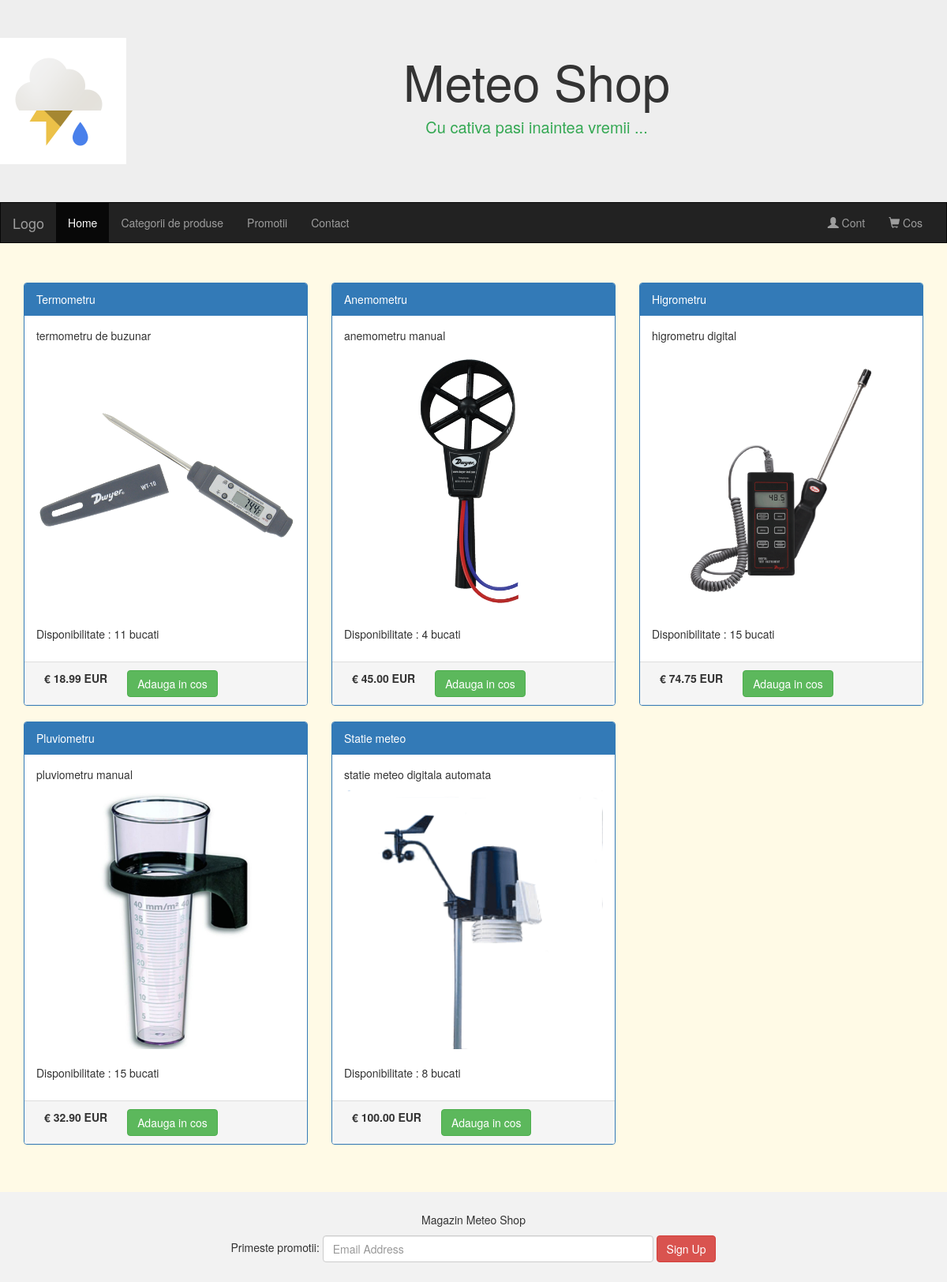
Page /meteoshop_client/index.php on the committed database.
### tables this page shows
CREATE TABLE `produse` (
  `id` int(11) NOT NULL,
  `nume` varchar(200) NOT NULL,
  `descriere` text NOT NULL,
  `imagine` varchar(255) NOT NULL,
  `pret` float(10,2) NOT NULL,
  `cantitate` int(7) NOT NULL,
  `creat` datetime NOT NULL,
  `modificat` datetime NOT NULL,
  `statut` enum('1','0') NOT NULL DEFAULT '1'
);

### meteoshop_client/index.php (the view, shortened to what this page needs)
<?php
include 'configDataBase.php';
?>
<!DOCTYPE html>
<html lang="en">
<head>
  <link rel="stylesheet" href="https://maxcdn.bootstrapcdn.com/bootstrap/3.3.7/css/bootstrap.min.css">
</head>
<body style="background-color: #fffae6;">
<div class="jumbotron">
    <div style="display:flex;">
      <img src="images/meteo.gif" width="160" height="160" frameBorder="0" >
      <div class="container text-center">
        <h1>Meteo Shop</h1>
        <p style="color: #34a853; font-size: 20px;">Cu cativa pasi inaintea vremii ...</p>
      </div>
    </div>
</div>
<nav class="navbar navbar-inverse">
  <div class="container-fluid">
    <div class="navbar-header">
      <a class="navbar-brand" href="#" title="todo">Logo</a>
    </div>
    <div class="collapse navbar-collapse" id="myNavbar">
      <ul class="nav navbar-nav">
        <li class="active" title="Cumparaturi"><a href="#">Home</a></li>
        <li><a href="#" title="todo">Categorii de produse</a></li>
        <li><a href="#" title="todo">Promotii</a></li>
        <li><a href="#" title="todo">Contact</a></li>
      </ul>
      <ul class="nav navbar-nav navbar-right">
        <li><a href="#" title="todo"><span class="glyphicon glyphicon-user"></span> Cont</a></li>
        <li><a href="cos.php" title="Cos cumparaturi"><span class="glyphicon glyphicon-shopping-cart"></span> Cos</a></li>
      </ul>
    </div>
  </div>
</nav>
<div class="container" style="background-color: #fffae6;">
  <div class="row">
  <?php
  $query = $db->query("SELECT * FROM produse WHERE cantitate > 0 ORDER BY id ASC LIMIT 100");
  if($query->num_rows > 0){
      while($row = $query->fetch_assoc()){
  ?>
    <div class="col-sm-4">
      <div class="panel panel-primary">
        <div class="panel-heading"><?php echo $row["nume"]; ?></div>
        <div class="panel-body">
            <p><?php echo $row["descriere"]; ?></p>
            <img src="images/<?php echo $row["imagine"] ?>" class="img-responsive" style="width:100%" alt="Image">
            <br>
            <p>Disponibilitate : <?php echo $row["cantitate"].' bucati'; ?></p>
          </div>
        <div class="panel-footer" style="display:flex;">
            <p><strong style="margin:10px; margin-right:25px; padding=10px;"><?php echo '&euro; '.$row["pret"].' EUR'; ?></strong></p>
            <span>
              <a class="btn btn-success" href="eventHandler.php?action=adaugaInCos&id=<?php echo $row["id"]; ?>">Adauga in cos</a>
            </span>
        </div>
      </div>
    </div>
  <?php } }else{ ?>
  <p>Lipsa produse .....</p>
  <?php } ?>
  </div><br>
</div><br>
<footer class="container-fluid text-center" style="display:block;">
  <p>Magazin Meteo Shop</p>
  <form class="form-inline">Primeste promotii:
    <input type="email" class="form-control" size="50" placeholder="Email Address">
    <button type="button" class="btn btn-danger">Sign Up</button>
  </form>
</footer>
</body>
</html>

### meteoshop_client/index.php (style rules this page uses)
.navbar { margin-bottom: 50px; border-radius: 0; }
.jumbotron { margin-bottom: 0; }
footer { background-color: #f2f2f2; padding: 25px; }

### rows in the picture
produse: nume "Termometru", descriere "termometru de buzunar", imagine (picture), cantitate "11", pret "18.99"
produse: nume "Anemometru", descriere "anemometru manual", imagine (picture), cantitate "4", pret "45.00"
produse: nume "Higrometru", descriere "higrometru digital", imagine (picture), cantitate "15", pret "74.75"
produse: nume "Pluviometru", descriere "pluviometru manual", imagine (picture), cantitate "15", pret "32.90"
produse: nume "Statie meteo", descriere "statie meteo digitala automata", imagine (picture), cantitate "8", pret "100.00"
